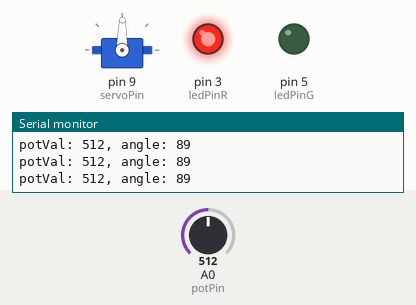
Simulated run of this sketch. Board: Arduino Uno, built with avr-gcc and run on an emulated ATmega328P. Parts: servo, output pins drawn as LEDs (lit = HIGH), the last lines printed to the serial monitor. Dashed ring = blinking. The test bench sets the inputs (shaded band); at power-on: A0 (potPin) = 512.

Above: at 1.2 s.
1.3 s: A0 (potPin) set to 564
At 2.6 s:
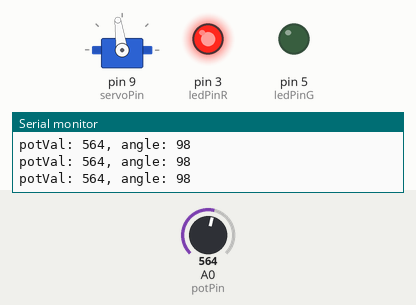
4.3 s: A0 (potPin) set to 584
At 4.7 s:
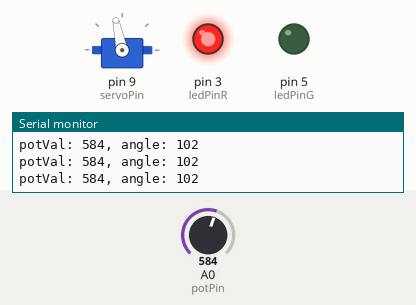
5.8 s: A0 (potPin) set to 306
At 6.4 s:
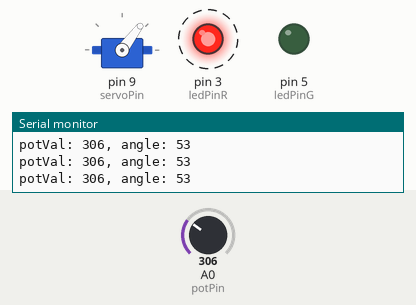
8.8 s: A0 (potPin) set to 716
At 9.8 s:
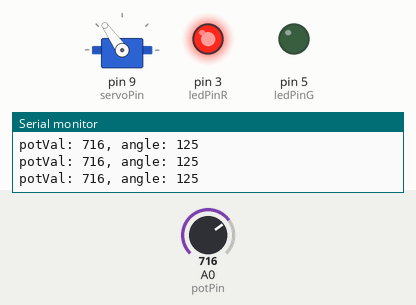
11.8 s: A0 (potPin) set to 1010
At 12.8 s:
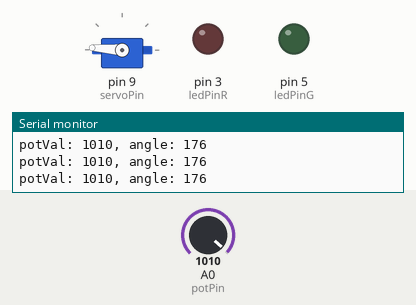
14.8 s: A0 (potPin) set to 50
At 15.4 s:
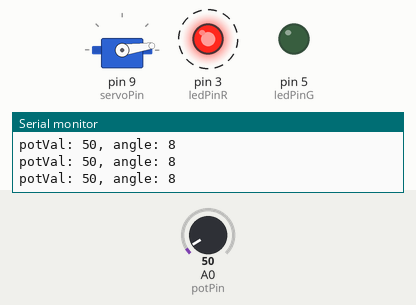
Timing chart, 0 to 18.8 s (numbered marks = the images above; inputs shaded):
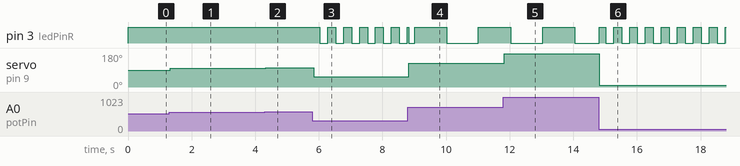

Measured:
- after the input at 1.3 s, pin 3 (ledPinR): stays HIGH (without the input it goes to LOW after 1.7 s); pin 5 (ledPinG): stays LOW (without the input it goes to HIGH after 1.7 s); servo on pin 9 (servoPin): 89° → 98° at once
- after the input at 4.3 s, pin 3 (ledPinR): stays HIGH (without the input it goes to LOW after 0.05 s); pin 5 (ledPinG): stays LOW (without the input it goes to HIGH after 0.05 s); servo on pin 9 (servoPin): 98° → 102° at once
- after the input at 5.8 s, pin 5 (ledPinG): stays LOW (without the input it goes to HIGH after 1.5 s); servo on pin 9 (servoPin): 102° → 53° at once
- after the input at 8.8 s, servo on pin 9 (servoPin): 53° → 125° at once
- after the input at 11.8 s, servo on pin 9 (servoPin): 125° → 176° at once
- after the input at 14.8 s, pin 3 (ledPinR): alternates HIGH for 0.25 s and LOW for 0.25 s, starting at once; servo on pin 9 (servoPin): 176° → 8° at once

The sketch:

main.ino
```cpp
#include <Servo.h>

Servo myServo;
int const potPin = A0;
int const servoPin = 9;
int const ledPinR = 3;
int const ledPinG = 5;
int potVal;
int angle, oldAngle;

unsigned long currentTime, oldTime, deltaTime, angleUnchangedTime;

void setup() {
  myServo.attach(servoPin);
  Serial.begin(9600);
  pinMode(ledPinR, OUTPUT);
  pinMode(ledPinG, OUTPUT);

  currentTime = millis();
}

void loop() {
  oldTime = currentTime;
  currentTime = millis();
  deltaTime = currentTime - oldTime;

  potVal = analogRead(potPin);
  Serial.print("potVal: ");
  Serial.print(potVal);

  oldAngle = angle;
  angle = map(potVal, 0, 1023, 0, 179);
  if (angle == oldAngle) {
    angleUnchangedTime += deltaTime;
  }
  else {
    angleUnchangedTime = 0;
  }
  Serial.print(", angle: ");
  Serial.println(angle);

  myServo.write(angle);

  digitalWrite(ledPinG, LOW);
  if (angle < 60) {
    if (currentTime % 500 < 250) {
      digitalWrite(ledPinR, LOW);
    }
    else {
      digitalWrite(ledPinR, HIGH);
    }
  }
  else if (angle > 120) {
    if (currentTime % 2000 < 1000) {
      digitalWrite(ledPinR, LOW);
    }
    else {
      digitalWrite(ledPinR, HIGH);
    }
  }
  else {
    if (angleUnchangedTime > 5000) {
      if (currentTime % 500 < 250) {
        digitalWrite(ledPinR, LOW);
        digitalWrite(ledPinG, HIGH);
      }
      else {
        digitalWrite(ledPinR, HIGH);
        digitalWrite(ledPinG, LOW);
      }
    }
    else if (angleUnchangedTime > 3000) {
      digitalWrite(ledPinR, LOW);
      digitalWrite(ledPinG, HIGH);
    }
    else {
      digitalWrite(ledPinR, HIGH);
    }
  }

  delay(15);
}
```
